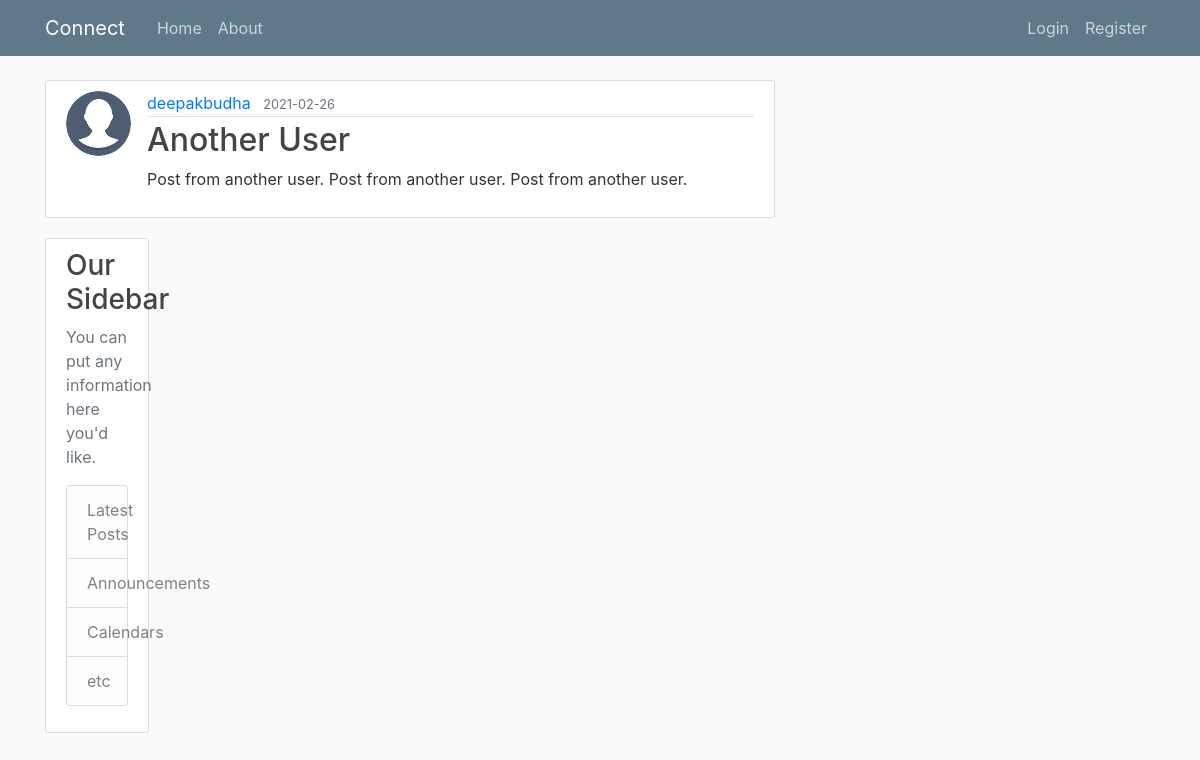
Screenshot of /post/3 with the database file from the repository.
### flaskblog/models.py (models this page shows, shortened)
class User(db.Model, UserMixin):
    id = db.Column(db.Integer, primary_key = True)
    username = db.Column(db.String(20), unique = True, nullable = False)
    email = db.Column(db.String(100), unique = True, nullable = False)
    image_file = db.Column(db.String(20), nullable = False, default = 'default.jpg')
    password = db.Column(db.String(60), nullable = False)
    posts = db.relationship('Post', backref = 'author', lazy = True)

class Post(db.Model):
    id = db.Column(db.Integer, primary_key = True)
    title = db.Column(db.String(100), nullable = False)
    date_posted = db.Column(db.DateTime, nullable = False, default = datetime.utcnow)
    content = db.Column(db.Text, nullable = False)
    user_id = db.Column(db.Integer, db.ForeignKey('user.id'), nullable = False)

### flaskblog/routes.py (the view)
@app.route('/post/<int:post_id>')
def post(post_id):
    post = Post.query.get_or_404(post_id)
    return render_template('post.html', title = post.title, post = post)

### flaskblog/templates/post.html (shortened to what this page needs)
{% extends 'layout.html' %}
{% block content %}
    <article class="media content-section">
    <img class = "rounded-circle article-img" src ="{{ url_for('static', filename = 'profile_pics/' + post.author.image_file) }}">
        <div class="media-body">
        <div class="article-metadata">
            <a class="mr-2" href="{{url_for('user_posts', username = post.author.username)}}">{{ post.author.username }}</a>
            <small class="text-muted">{{ post.date_posted.strftime('%Y-%m-%d')}}</small>
        </div>
        <h2><a class = "artice-title">{{ post.title }}</h2>
        <p class="article-content">{{ post.content }}</p>
        </div>
    </article>
{% endblock content %}

### flaskblog/static/main.css (style rules this page uses)
body { background: #fafafa; color: #333333; margin-top: 5rem; }
h1, h2, h3, h4, h5, h6 { color: #444444; }
.content-section { background: #ffffff; padding: 10px 20px; border: 1px solid #dddddd; border-radius: 3px; margin-bottom: 20px; }
.article-content { white-space: pre-line; }
.article-img { height: 65px; width: 65px; margin-right: 16px; }
.article-metadata { padding-bottom: 1px; margin-bottom: 4px; border-bottom: 1px solid #e3e3e3 }

### rows the page displays
User: image_file (placeholder picture), author.username "deepakbudha"
Post: date_posted "2021-02-26", title "Another User", content "Post from another user. Post from another user. Post from another user."
